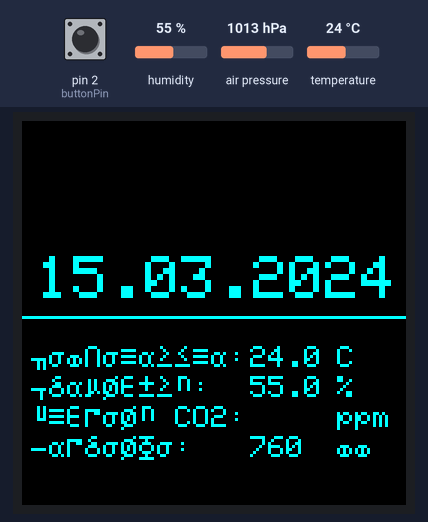
Recording of a sketch running on a simulated Arduino Uno, built with avr-gcc and run on an emulated ATmega328P. Shown: 128×128 colour display. Inputs (shaded band) come from the test bench; at power-on: pin 2 (buttonPin) LOW, humidity 55 %, air pressure 1013 hPa, temperature 24 °C. The local clock reads 2024-03-15 10:24:30 at power-on unless the sketch sets it; what the sketch prints to the serial monitor is not drawn.

Above: at 1.7 s.
1.8 s: pin 2 (buttonPin) pulled HIGH for 1 s
At 2.7 s:
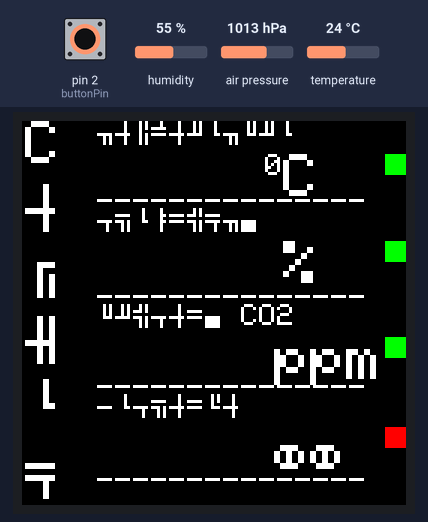
4.3 s: humidity set to 22 %
At 6.0 s:
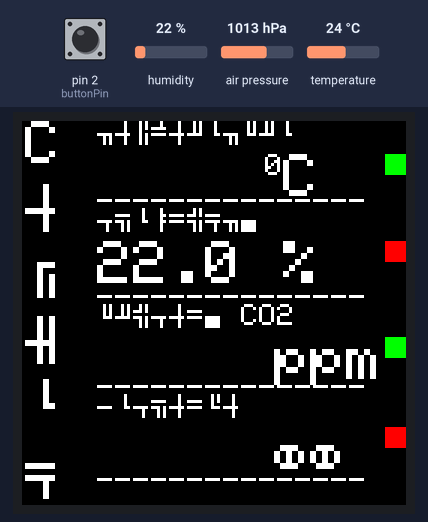
6.9 s: pin 2 (buttonPin) pulled HIGH for 3.2 s
At 7.9 s:
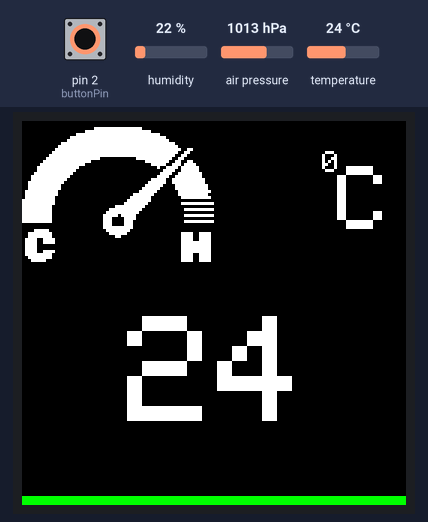
14.2 s: pin 2 (buttonPin) pulled HIGH for 3.2 s
At 16.4 s:
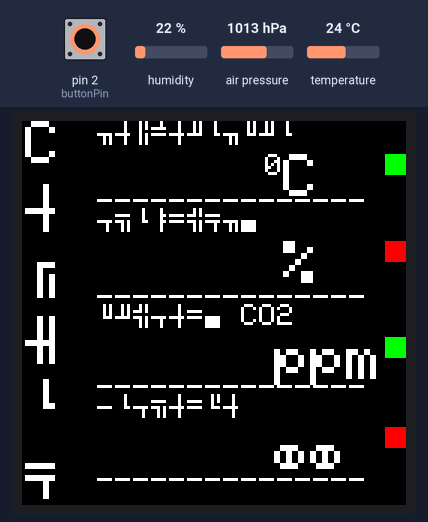
18.9 s: air pressure set to 952 hPa
At 20.7 s:
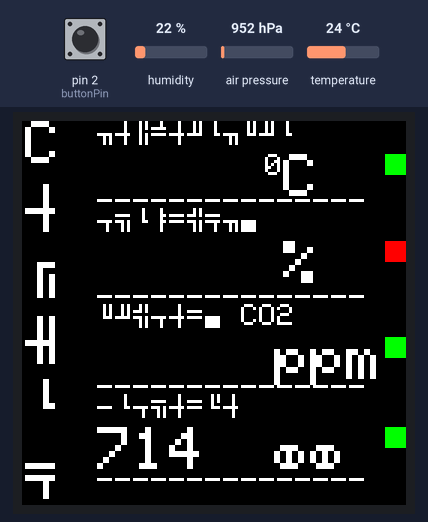
21.6 s: pin 2 (buttonPin) pulled HIGH for 1 s
At 22.6 s:
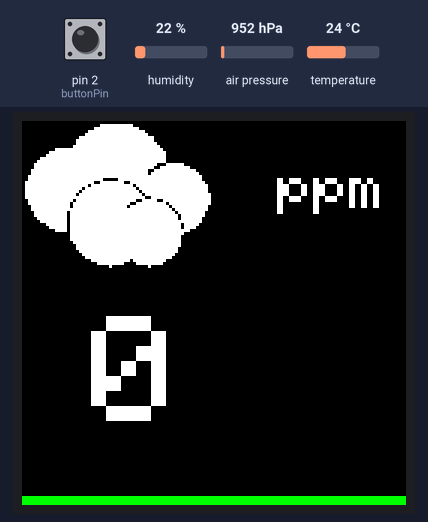
Timing chart, 0 to 24.6 s (numbered marks = the images above; inputs shaded):
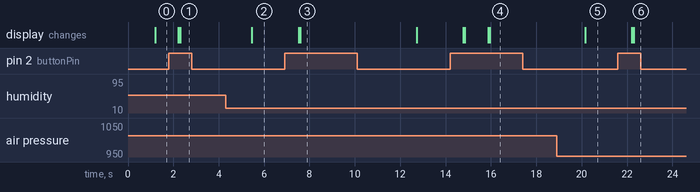

The sketch:

general_code14.ino
```cpp
//https://github.com/getsueineko/meteo3in1

//Импорт библиотек для работы с графикой
#include <SPI.h>
#include <Adafruit_GFX.h>
#include <TFT_ILI9163C.h>

//Импорт библиотек для работы по цифре с MH-Z19
#include <SoftwareSerial.h>

//Импорт библиотек для RTC DS1307RTC
#include <Wire.h>
#include <Time.h>
#include <DS1307RTC.h>

//Импорт библиотек для BMP280
//#include <SPI.h>
#include <Adafruit_Sensor.h>
#include <Adafruit_BME280.h>

//Файл иконок
#include "images.h"

//Директивы цвета
#define BLACK   0x0000
#define BLUE    0x001F
#define RED     0xF800
#define GREEN   0x07E0
#define CYAN    0x07FF
#define MAGENTA 0xF81F
#define YELLOW  0xFFE0
#define WHITE   0xFFFF

//Директивы подключения дисплея
#define __CS 10
#define __DC 9
#define __RS 8

//Директивы датчика BME180
#define BME_SCK 13
#define BME_MISO 12
#define BME_MOSI 11
#define BME_CS 10

#define SEALEVELPRESSURE_HPA (1013.25)

//Используется в обновлении экрана, 0.5 чтобы не часто дергало экран и не было мерцания в результате
//Из-за нее же по сути при переключении режимов отображения обновление значений происходит не сразу :(
float MAX_DEVIATION = 0.5;

// I2C
Adafruit_BME280 bme;

struct MyDataOutput
{
float avtemp;
float hum;
float ap;
float co2;
int dhour;
int dmin;
int dsec;
int dday;
int dmonth;
int dyear;
};

TFT_ILI9163C display = TFT_ILI9163C(__CS, __DC, __RS);

float p = 3.1415926;

SoftwareSerial mySerial(A0, A1); // A0 - к TX сенсора, A1 - к RX
byte cmd[9] = {0xFF,0x01,0x86,0x00,0x00,0x00,0x00,0x00,0x79};
unsigned char response[9];

byte previous_hour = 0;
byte previous_min = 0;
byte previous_sec = 0;
byte previous_day = 0;
byte previous_month = 0;

float previous_temp = 0;
float previous_hum = 0;
float previous_co2 = 0;
float previous_ap = 0;

const int buttonPin = 2;

int buttonPushCounter = 0;
int buttonState = 0;
int lastButtonState = 0;

long previousMillis = 0;
long interval = 5000;
int slide = 0;

//https://www.seeedstudio.com/blog/2019/11/19/arduino-tutorial-using-ds1307-rtc-with-arduino/
//DS1307 clock;//define a object of DS1307 class

void setup() {
  display.begin(); //Инициализация дисплея
  display.cp437(true); //Поправка на 256-й символ в функции русификации

  bme.begin(); //Инициализация BMP280

  mySerial.begin(9600);

  pinMode(buttonPin, INPUT); //Кнопка

  uint16_t time = millis();
  time = millis() - time;

  Serial.begin(9600);
  while (!Serial) ; // ждем готовности серийного порта
  setSyncProvider(RTC.get);   // функция получает время от RTC
  if(timeStatus()!= timeSet)
     Serial.println("Unable to sync with the RTC");
  else
     Serial.println("RTC has set the system time");

  // Block for manual set time (instead 111-116)
  // clock.begin();
  // clock.fillByYMD(2013,1,19);//Jan 19,2013
  // clock.fillByHMS(15,28,30);//15:28 30"
  // clock.fillDayOfWeek(SAT);//Saturday
  // clock.setTime();//write time to the RTC chip
}

void loop() {

MyDataOutput data = GetSensorsData();
//ShowResultSerial(data);

buttonState = digitalRead(buttonPin);

  if (buttonState != lastButtonState) {
//Serial.print(buttonState);
//Serial.print( lastButtonState);
//Serial.println( buttonPushCounter);
    if (buttonState == HIGH) {
        display.clearScreen();
//        Serial.print(buttonState);
//        Serial.print( lastButtonState);
//        Serial.println( buttonPushCounter);
        buttonPushCounter++;
       }
delay(50);
}

if (buttonPushCounter > 2) {
    lastButtonState = 0;
    buttonPushCounter = 0;
   }
else {
     lastButtonState = buttonState;
    }


switch (buttonPushCounter) {
    case 1:
      InfoMode(data);
      break;
    case 2:
      GraphMode(data);
      break;
    default:
      ClockMode(data);
      LittleInfo(data);
    break;
  }

}


MyDataOutput GetSensorsData()
{

MyDataOutput result = {0, 0, 0, 0, 0, 0, 0, 0, 0, 0};

result.avtemp = bme.readTemperature(); //avtemp, потому что в начале вычислялась средняя температура с двух датчиков, при переходе на bme180 не стал менять имя
result.ap = (bme.readPressure() / 133.322);
result.hum = bme.readHumidity();

//Считывание показаний с датчика CO2 по цифре
//Автор # Алексей из комментариев http://www.2150692.ru/faq/87-co2-mhz19-arduino
//Немного модифицирована по комментариям там же

 mySerial.write(cmd, 9);
  memset(response, 0, 9);
  mySerial.readBytes(response, 9);
  int i;
  byte crc = 0;
  for (i = 1; i < 8; i++) crc+=response[i];
  crc = 255 - crc;
  crc++;

  if ( !(response[0] == 0xFF && response[1] == 0x86 && response[8] == crc) ) {
    Serial.println("CRC error: " + String(crc) + " / "+ String(response[8]));
  } else {
    unsigned int responseHigh = (unsigned int) response[2];
    unsigned int responseLow = (unsigned int) response[3];
    result.co2 = (float)((256*responseHigh) + responseLow);
  }

 tmElements_t tm;

  if (RTC.read(tm)) {
//    Serial.println("Ok, Time is Ready");
//    Serial.println();
  result.dhour = tm.Hour;
  result.dmin = tm.Minute;
  result.dsec = tm.Second;
  result.dday = tm.Day;
  result.dmonth = tm.Month;
  result.dyear = tmYearToCalendar(tm.Year);
  } else {
    if (RTC.chipPresent()) {
      Serial.println("The DS1307 is stopped.  Please run the SetTime");
      Serial.println("example to initialize the time and begin running.");
      Serial.println();
    } else {
      Serial.println("DS1307 read error!  Please check the circuitry.");
      Serial.println();
    }
    delay(9000);

  }

return result;
}


void ShowResultSerial(MyDataOutput data)
{
  print2digits(data.dhour);
  Serial.write(':');
  print2digits(data.dmin);
  Serial.write(':');
  print2digits(data.dsec);
  Serial.print(" ");
  print2digits(data.dday);
  Serial.write('/');
  print2digits(data.dmonth);
  Serial.write('/');
  Serial.println(data.dyear);

  Serial.print("Temperature = ");
  Serial.print(data.avtemp);
  Serial.println(" *C");

  Serial.print("Humidity = ");
  Serial.print(data.hum);
  Serial.println(" %");

  Serial.print("Pressure = ");
  Serial.print(data.ap);
  Serial.println(" mm Hg");

  Serial.print("CO2 Level = ");
  Serial.print(data.co2);
  Serial.println(" ppm");

}

void print2digits(int number) {
  if (number >= 0 && number < 10) {
    Serial.write('0');
  }
  Serial.print(number);
}

void InfoMode(MyDataOutput data)
{

  display.setTextSize(2);
  display.setTextColor(WHITE);
  display.setCursor(1,0);
  display.println(utf8rus("C"));
  display.setCursor(1,21);
  display.println(utf8rus("Е"));
  display.setCursor(1,43);
  display.println(utf8rus("Й"));
  display.setCursor(1,65);
  display.println(utf8rus("Ч"));
  display.setCursor(1,86);
  display.println(utf8rus("А"));
  display.setCursor(1,110);
  display.println(utf8rus("С"));

  display.setCursor(25,0);
  display.setTextSize(1);
  display.setTextColor(WHITE);
  display.println(utf8rus("ТЕМПЕРАТУРА"));
  display.setTextSize(1);
  display.setCursor(75,11);
  display.print(" 0");
  display.setTextSize(2);
  display.println("C");
  display.setCursor(25,23);
  display.setTextSize(1);
  display.println("---------------");

  display.setTextSize(1);
  display.setCursor(25,29);
  display.println(utf8rus("ВЛАЖНОСТЬ"));
  display.setTextSize(2);
  display.setCursor(75,40);
  display.println(" %");
  display.setCursor(25,55);
  display.setTextSize(1);
  display.println("---------------");

  display.setTextSize(1);
  display.setCursor(25,61);
  display.println(utf8rus("УРОВЕНЬ CO2"));
  display.setTextSize(2);
  display.setCursor(60,72);
  display.println("  ppm");
  display.setCursor(25,85);
  display.setTextSize(1);
  display.println("---------------");

  display.setTextSize(1);
  display.setCursor(25,91);
  display.println(utf8rus("ДАВЛЕНИЕ"));
  display.setTextSize(2);
  display.setCursor(60,102);
  display.println(utf8rus("  мм"));
  display.setCursor(25,116);
  display.setTextSize(1);
  display.println("---------------");

// Вывод на экран с обновлением

  if(previous_temp != data.avtemp)
{
float deviation = data.avtemp -  previous_temp;
  if (deviation<0)
  {
   deviation = deviation * - 1;
  }
  if (deviation >=MAX_DEVIATION)
  {
   previous_temp = data.avtemp;
   display.fillRect(25, 8, 50, 18, 0);
   display.setTextSize(2);
   display.setCursor(25,11);
   display.print(data.avtemp,1);
  }
}

  if(previous_hum != data.hum)
{
float deviation = data.hum -  previous_hum;
  if (deviation<0)
  {
   deviation = deviation * - 1;
  }
  if (deviation >=MAX_DEVIATION)
  {
   previous_hum = data.hum;
   display.fillRect(25, 39, 50, 18, 0);
   display.setTextSize(2);
   display.setCursor(25,40);
   display.print(data.hum,1);
  }
}

  if(previous_co2 != data.co2)
{
float deviation = data.co2 -  previous_co2;
  if (deviation<0)
  {
   deviation = deviation * - 1;
  }
  if (deviation >=MAX_DEVIATION)
  {
   previous_co2 = data.co2;
   display.fillRect(25, 70, 50, 18, 0);
   display.setTextSize(2);
   display.setCursor(25,72);
   display.print(data.co2,0);
  }
}

  if(previous_ap != data.ap)
{
float deviation = data.ap -  previous_ap;
  if (deviation<0)
  {
   deviation = deviation * - 1;
  }
  if (deviation >=MAX_DEVIATION)
  {
   previous_ap = data.ap;
   display.fillRect(25, 101, 50, 18, 0);
   display.setTextSize(2);
   display.setCursor(25,102);
   display.print(data.ap,0);
  }
}

//Цветовые индикаторы
 if (data.avtemp > 30) {
   display.fillRect(121, 11, 7, 7, RED);
  } else {
   display.fillRect(121, 11, 7, 7, GREEN);
  }

   if (data.hum > 70 || data.hum < 30) {
   display.fillRect(121, 40, 7, 7, RED);
  } else {
   display.fillRect(121, 40, 7, 7, GREEN);
  }

   if (data.co2 > 750) {
   display.fillRect(121, 72, 7, 7, RED);
  } else {
   display.fillRect(121, 72, 7, 7, GREEN);
  }

   if (data.ap > 750) {
   display.fillRect(121, 102, 7, 7, RED);
  } else {
   display.fillRect(121, 102, 7, 7, GREEN);
  }


}

void GraphMode(MyDataOutput data)
{

if (millis() - previousMillis > interval)
{
  previousMillis = millis();
  switch (slide)
  {
    case 0:
    display.clearScreen();
    display.drawBitmap(0, 0, temp, 64, 49, WHITE);
    display.setTextSize(1);
    display.setCursor(100,10);
    display.print("0");
    display.setTextSize(3);
    display.setCursor(105,15);
    display.println("C");
    display.setTextSize(5);
    display.setCursor(35,65);
    display.print(data.avtemp,0);

    if (data.avtemp > 30)
  {
     display.fillRect(0, 125, 128, 5, RED);
    }
  else
  {
         display.fillRect(0, 125, 128, 5, GREEN);
    }
        break;
    case 1:
     display.clearScreen();
     display.drawBitmap(0, 0, hum, 33, 45, WHITE);
     display.setTextSize(3);
     display.setCursor(105,15);
     display.println("%");
     display.setTextSize(5);
     display.setCursor(35,65);
     display.print(data.hum,0);

     if (data.hum > 70 || data.hum < 30 )
   {
      display.fillRect(0, 125, 128, 5, RED);
     }
   else
   {
    display.fillRect(0, 125, 128, 5, GREEN);
   }
         break;
    case 2:
     display.clearScreen();
     display.drawBitmap(0, 0, CO2, 64, 50, WHITE);
     display.setTextSize(2);
     display.setCursor(85,15);
     display.println("ppm");
     display.setTextSize(5);

     if(data.co2 < 999)
     {
        display.setCursor(23,65);
       }
     else
     {
        display.setCursor(5,65);
       }
      display.print(data.co2,0);

     if (data.co2 > 750)
   {
      display.fillRect(0, 125, 128, 5, RED);
     }
   else
   {
      display.fillRect(0, 125, 128, 5, GREEN);
     }
         break;
    case 3:
     display.clearScreen();
     display.drawBitmap(0, 0, airpress, 40, 49, WHITE);
     display.setTextSize(3);
     display.setCursor(85,15);
     display.print(utf8rus("мм"));
     display.setTextSize(5);
     display.setCursor(23,65);
     display.print(data.ap,0);

   if (data.ap > 750)
   {
      display.fillRect(0, 125, 128, 5, RED);
     }
   else
   {
      display.fillRect(0, 125, 128, 5, GREEN);
     }
         break;
  }
  slide++;
  if (slide > 3)
  {
    slide = 0;
  }
 }

}

void ClockMode(MyDataOutput data)
{
  display.setCursor(22,15);
  display.setTextSize(3);
  display.setTextColor(CYAN);
  printDigits2(data.dhour);
  display.setCursor(58,15);
  if (data.dsec % 2 == 0)
 {
  display.print(":");
  }
else
 {
  display.fillRect(58, 15, 14, 26, 0);
  }
  display.setCursor(73,15);
  printDigits2(data.dmin);

  if(previous_hour !=data.dhour)
{
display.fillRect(18, 15, 40, 26, 0);
previous_hour = data.dhour; //сохраняем текущее время как старое
}

  if(previous_min !=data.dmin)
{
display.fillRect(72, 15, 40, 26, 0);
previous_min = data.dmin; //сохраняем текущее время как старое
}

//  if(previous_sec !=data.dsec)
//{
//display.fillRect(61, 14, 14, 26, 0);
//previous_sec = data.dsec; //сохраняем текущее время как старое
//}

  if(previous_day !=data.dday)
{
display.fillRect(4, 45, 25, 15, 0);
previous_day = data.dday; //сохраняем текущее время как старое
}

  if(previous_month !=data.dmonth)
{
display.fillRect(40, 45, 25, 15, 0);
previous_month = data.dmonth; //сохраняем текущее время как старое
}

  display.setCursor(5,45);
  display.setTextSize(2);
  printDigits2(data.dday);
  display.print(".");
  printDigits2(data.dmonth);
  display.print(".");
  display.print(data.dyear);
  display.println();

}

void printDigits(int digits){
  // utility function for digital clock display: prints preceding colon and leading 0
  display.print(":");

  if(digits < 10)
    display.print('0');

  display.print(digits);
}

void printDigits2(int digits){
  if(digits < 10)
    display.print('0');

  display.print(digits);
}

void LittleInfo(MyDataOutput data)
{
  display.setTextSize(1);
  display.setTextColor(CYAN);
  display.drawLine(0, 65, 128, 65, CYAN);
  display.setCursor(3,75);
  display.print(utf8rus("Температура:     C"));
  display.setCursor(3,85);
  display.print(utf8rus("Влажность:       %"));
  display.setCursor(3,95);
  display.print(utf8rus("Уровень CO2:     ppm"));
  display.setCursor(3,105);
  display.print(utf8rus("Давление:        мм"));

  if(previous_temp != data.avtemp)
{
float deviation = data.avtemp -  previous_temp;
  if (deviation<0)
  {
   deviation = deviation * - 1;
  }
  if (deviation >=MAX_DEVIATION)
  {
   previous_temp = data.avtemp;
   display.fillRect(76, 74, 27, 11, 0);
   display.setTextSize(1);
   display.setCursor(76,75);
   display.print(data.avtemp,1);
  }
}

  if(previous_hum != data.hum)
{
float deviation = data.hum -  previous_hum;
  if (deviation<0)
  {
   deviation = deviation * - 1;
  }
  if (deviation >=MAX_DEVIATION)
  {
   previous_hum = data.hum;
   display.fillRect(76, 84, 27, 11, 0);
   display.setTextSize(1);
   display.setCursor(76,85);
   display.print(data.hum,1);
  }
}

  if(previous_co2 != data.co2)
{
float deviation = data.co2 -  previous_co2;
  if (deviation<0)
  {
   deviation = deviation * - 1;
  }
  if (deviation >=MAX_DEVIATION)
  {
   previous_co2 = data.co2;
   display.fillRect(76, 93, 27, 11, 0);
   display.setTextSize(1);
   display.setCursor(76,95);
   display.print(data.co2,0);
  }
}

  if(previous_ap != data.ap)
{
float deviation = data.ap -  previous_ap;
  if (deviation<0)
  {
   deviation = deviation * - 1;
  }
  if (deviation >=MAX_DEVIATION)
  {
   previous_ap = data.ap;
   display.fillRect(76, 104, 27, 11, 0);
   display.setTextSize(1);
   display.setCursor(76,105);
   display.print(data.ap,0);
  }
}

  }


// Recode russian fonts from UTF-8 to Windows-1251
// Автор arduinec.
// http://arduino.ru/forum/programmirovanie/rusifikatsiya-biblioteki-adafruit-gfx-i-vyvod-russkikh-bukv-na-displei-v-kodi

String utf8rus(String source)
{
  int i,k;
  String target;
  unsigned char n;
  char m[2] = { '0', '\0' };

  k = source.length(); i = 0;

  while (i < k) {
    n = source[i]; i++;

    if (n >= 0xC0) {
      switch (n) {
        case 0xD0: {
          n = source[i]; i++;
          if (n == 0x81) { n = 0xA8; break; }
          if (n >= 0x90 && n <= 0xBF) n = n + 0x30;
          break;
        }
        case 0xD1: {
          n = source[i]; i++;
          if (n == 0x91) { n = 0xB8; break; }
          if (n >= 0x80 && n <= 0x8F) n = n + 0x70;
          break;
        }
      }
    }
    m[0] = n; target = target + String(m);
  }
return target;
}
```

Source omitted: images.h (7529 bytes)

Measured:
- after the input at 1.8 s, the display: first changes after 0.43 s (image 1 shows a later state)
- after the input at 4.3 s, the display: changes after 1.2 s (image 2)
- after the input at 6.9 s, the display: first changes after 0.62 s (image 3 shows a later state)
- after the input at 14.2 s, the display: first changes after 0.58 s (image 4 shows a later state)
- after the input at 18.9 s, the display: changes after 1.3 s (image 5)
- after the input at 21.6 s, the display: first changes after 0.62 s (image 6 shows a later state)
